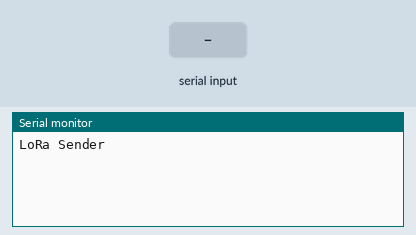
Simulated run of this sketch. Board: Arduino Uno, built with avr-gcc and run on an emulated ATmega328P. On the bench: the last lines printed to the serial monitor. Inputs (shaded band) come from the test bench. No radio packets arrive unless stated.

Above: at 1.2 s.
1.3 s: "1" received over Serial
At 2.8 s:
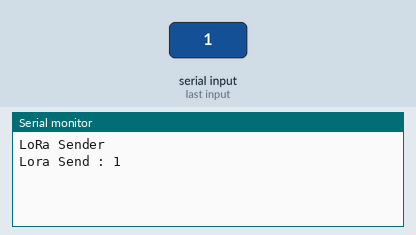
3.8 s: "0" received over Serial
At 5.2 s:
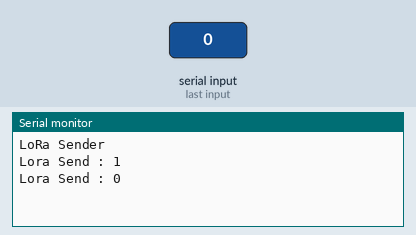
5.3 s: "2" received over Serial
At 7.1 s:
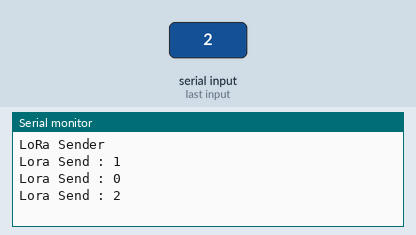

The sketch:

sender.ino
```cpp
#include <SPI.h>
#include <LoRa.h>

String InputString;

void setup() {
  Serial.begin(9600);
  while (!Serial);

  Serial.println("LoRa Sender");

  if (!LoRa.begin(433E6)) { //use (915E6) for LoRa Ra-02 915 MHz
    Serial.println("Starting LoRa failed!");
    while (1);
  }
  //LoRa.setSpreadingFactor(10);
  //LoRa.setSignalBandwidth(62.5E3);
  //LoRa.crc();
}

void loop() {
  while (Serial.available()) {
    InputString = Serial.readString();
    LoRa.beginPacket();
    LoRa.print(InputString);
    LoRa.endPacket();
    Serial.print("Lora Send : ");
    Serial.println(InputString);
  }
}
```

Measured:
- after the input at 1.3 s, the serial monitor: prints a new line after 1.1 s (image 1)
- after the input at 3.8 s, the serial monitor: prints a new line after 1.1 s (image 2)
- after the input at 5.3 s, the serial monitor: prints a new line after 1.1 s (image 3)
